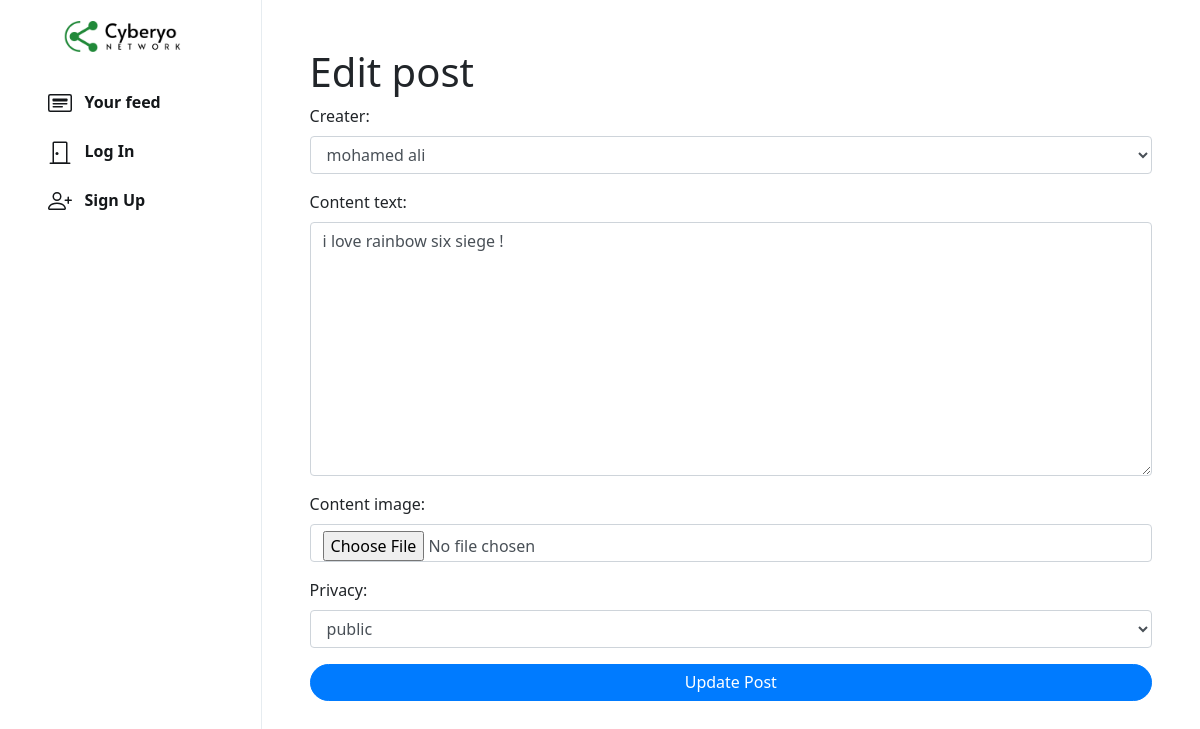
The page /n/admin/edit/post/145/ on the database its author committed.
### network/models.py (models this page shows, shortened)
class Post(models.Model):
    creater = models.ForeignKey(User, on_delete=models.CASCADE, related_name='posts')
    date_created = models.DateTimeField(default=timezone.now)
    content_text = models.TextField(max_length=140, blank=True)
    content_image = models.ImageField(upload_to='posts/', blank=True)
    likers = models.ManyToManyField(User,blank=True , related_name='likes')
    savers = models.ManyToManyField(User,blank=True , related_name='saved')
    comment_count = models.IntegerField(default=0)
    test=models.CharField(max_length=140, blank=True)
    PRIVACY_CHOICES = [
        ('public', 'public'),
        ('private', 'private'),
    ]
    privacy = models.CharField(max_length=10, choices=PRIVACY_CHOICES, default='public')

### network/views.py (the view)
# urls.py: path('n/admin/edit/post/<int:post_id>/', views.edit_post, name='edit_post'),
def edit_post(request, post_id):
    post = get_object_or_404(Post, id=post_id)
    if request.method == 'POST':
        form = PostForm(request.POST, request.FILES, instance=post)
        if form.is_valid():
            form.save()
            return redirect('admin_post')
    else:
        form = PostForm(instance=post)
    return render(request, 'network/admin_panel/edit_post.html', {'form': form, 'post': post})

### network/forms.py
class PostForm(forms.ModelForm):
    class Meta:
        model = Post
        fields = ['creater','content_text', 'content_image', 'privacy']
        widgets = {
            'content_image': forms.FileInput(attrs={'id': 'formFile', 'class': 'form_control'}),
        }

### network/models.py (called while the page is built)
    def __str__(self):
        return self.username

### network/templates/network/admin_panel/edit_post.html (shortened to what this page needs)
{% extends "network/layout.html" %}
{% load static %}
{% block body %}
{% load widget_tweaks %}
<div class="main-div" style="width: 78.2%;">
  <form method="post" class="d-flex flex-column justify-content-center p-5" enctype="multipart/form-data">
    <h1>Edit post</h1>
    {% for field in form.visible_fields %}
                <div class="form-group">
                {{ field.label_tag }}
                {% render_field field class="form-control" %}
                </div>
            {% endfor %}
    <button type="submit" class="btn btn-primary">Update Post</button>
  </form>
</div>
{% endblock %}

### network/static/network/styles.css (style rules this page uses)
.btn { border-radius: 20px; padding: 0.32rem 1rem 0.375rem 1rem; }
.btn, .btn:focus, .btn:active { box-shadow: none !important; -webkit-box-shadow: none !important; }
.main-div { position: relative; width: 47.25%; min-height: 100vh; left: 21.8%; }

### rows shown on the page
Post: creater "mohamed ali" "i love rainbow six siege !" "public"

### other values the page prints
{{ field.label_tag }} "Creater:" "Content text:" "Content image:" "Privacy:"
